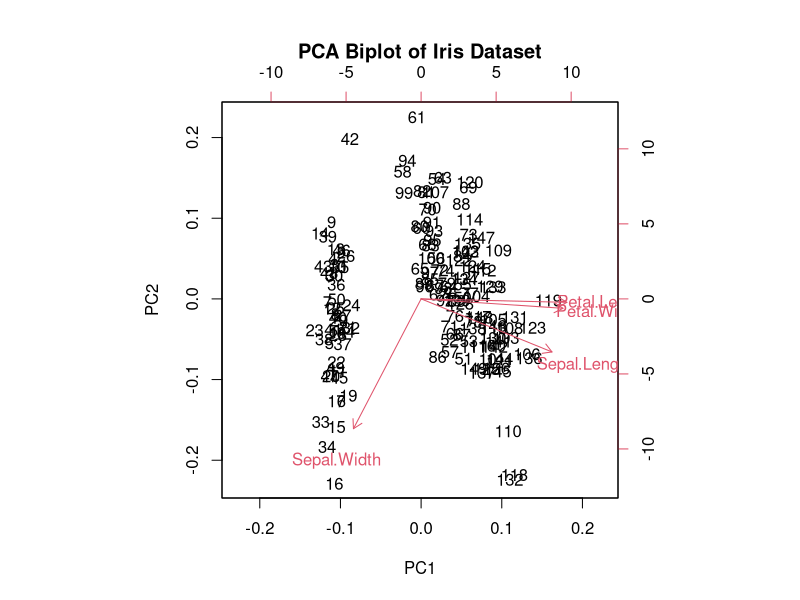
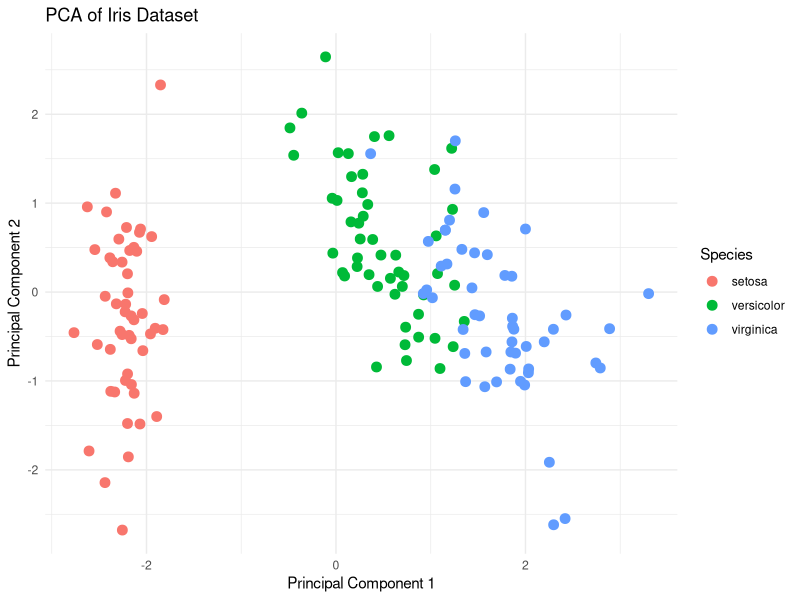
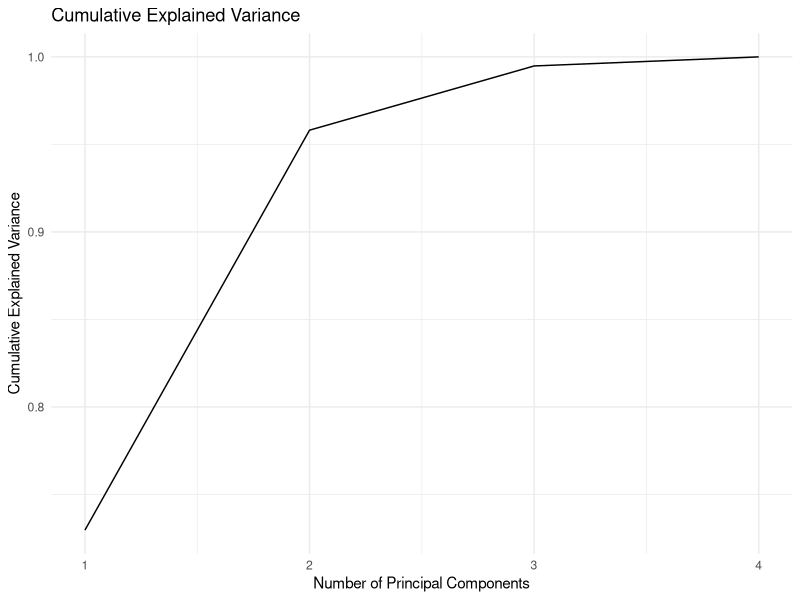

Recreate these plots in R, in order.
## ---- chunk 1
# Integer type (with L suffix)
int <- 42L
int
typeof(int)
## ---- chunk 2
# Complex type
comp <- 2 + 3i
comp
typeof(comp)
## ---- chunk 3
# Character type
char <- "Hello, R!"
char
typeof(char)
## ---- chunk 4
# Logical type
logi <- TRUE
logi
typeof(logi)
## ---- chunk 5
# Raw type
raw_data <- charToRaw("Hello")
raw_data
typeof(raw_data)
## ---- chunk 6
# Numeric vector
num_vec <- c(1.5, 2.5, 3.5)
num_vec
typeof(num_vec)

# Integer vector
int_vec <- c(1L, 2L, 3L)
int_vec
typeof(int_vec)

# Character vector
char_vec <- c("a", "b", "c")
char_vec
typeof(char_vec)

# Logical vector
logi_vec <- c(TRUE, FALSE, TRUE)
logi_vec
typeof(logi_vec)
## ---- chunk 7
# List type
lst <- list(1, "a", TRUE)
lst
typeof(lst)
## ---- chunk 8
# Factor type
fctr <- factor(c("low", "medium", "high"))
fctr
typeof(fctr)
## ---- chunk 9
# Data Frame type
df <- data.frame(numbers = c(1, 2, 3), letters = c("a", "b", "c"))
df
typeof(df)
## ---- chunk 10
# Matrix type
mat <- matrix(1:9, nrow = 3)
mat
typeof(mat)
## ---- chunk 11
# Array type
arr <- array(1:8, dim = c(2, 2, 2))
arr
typeof(arr)
## ---- chunk 12
# Date type
dt <- as.Date("2024-01-01")
dt
typeof(dt)

# POSIXct type (Date-time)
dt_time <- as.POSIXct("2024-01-01 12:34:56")
dt_time
typeof(dt_time)
## ---- chunk 13
# Load necessary libraries
library(ggplot2)
library(datasets)  # Iris dataset is included in this package
library(stats)     # For PCA function
## ---- chunk 14
# Load the Iris dataset
data(iris)
head(iris)
## ---- chunk 15
# Perform PCA on the numeric columns of the Iris dataset
pca_result <- prcomp(iris[, 1:4], center = TRUE, scale. = TRUE)

# Display PCA result summary
summary(pca_result)
## ---- chunk 16
# Biplot of PCA
biplot(pca_result, main = "PCA Biplot of Iris Dataset")
## ---- chunk 17
# Create a data frame with PCA scores and species for visualization
pca_scores <- as.data.frame(pca_result$x)
pca_scores$Species <- iris$Species

# Plot the first two principal components
ggplot(pca_scores, aes(x = PC1, y = PC2, color = Species)) +
  geom_point(size = 3) +
  labs(title = "PCA of Iris Dataset",
       x = "Principal Component 1",
       y = "Principal Component 2") +
  theme_minimal()
## ---- chunk 18
# Plot the variance explained by each principal component
explained_variance <- summary(pca_result)$sdev^2
explained_variance <- explained_variance / sum(explained_variance)

# Plot the cumulative variance explained
qplot(x = 1:length(explained_variance), y = cumsum(explained_variance), geom = "line") +
  labs(title = "Cumulative Explained Variance",
       x = "Number of Principal Components",
       y = "Cumulative Explained Variance") +
  theme_minimal()
